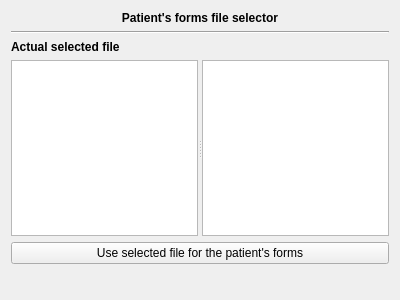
<?xml version="1.0" encoding="UTF-8"?>
<ui version="4.0">
 <class>Form::FormFilesSelectorWidget</class>
 <widget class="QWidget" name="Form::FormFilesSelectorWidget">
  <property name="geometry">
   <rect>
    <x>0</x>
    <y>0</y>
    <width>400</width>
    <height>300</height>
   </rect>
  </property>
  <property name="windowTitle">
   <string>Form</string>
  </property>
  <layout class="QGridLayout" name="gridLayout">
   <item row="0" column="0" colspan="2">
    <widget class="QLabel" name="label">
     <property name="font">
      <font>
       <weight>75</weight>
       <bold>true</bold>
      </font>
     </property>
     <property name="text">
      <string>Patient's forms file selector</string>
     </property>
     <property name="alignment">
      <set>Qt::AlignCenter</set>
     </property>
    </widget>
   </item>
   <item row="1" column="0" colspan="2">
    <widget class="Line" name="line">
     <property name="orientation">
      <enum>Qt::Horizontal</enum>
     </property>
    </widget>
   </item>
   <item row="2" column="0">
    <widget class="QLabel" name="label_2">
     <property name="font">
      <font>
       <weight>75</weight>
       <bold>true</bold>
      </font>
     </property>
     <property name="text">
      <string>Actual selected file</string>
     </property>
    </widget>
   </item>
   <item row="2" column="1">
    <widget class="QLabel" name="actualFile">
     <property name="text">
      <string/>
     </property>
    </widget>
   </item>
   <item row="3" column="0" colspan="2">
    <widget class="QSplitter" name="splitter">
     <property name="orientation">
      <enum>Qt::Horizontal</enum>
     </property>
     <widget class="QListView" name="listView"/>
     <widget class="QTreeWidget" name="treeWidget">
      <attribute name="headerVisible">
       <bool>false</bool>
      </attribute>
      <attribute name="headerVisible">
       <bool>false</bool>
      </attribute>
      <column>
       <property name="text">
        <string notr="true">1</string>
       </property>
      </column>
     </widget>
    </widget>
   </item>
   <item row="4" column="0" colspan="2">
    <widget class="QPushButton" name="useButton">
     <property name="text">
      <string>Use selected file for the patient's forms</string>
     </property>
    </widget>
   </item>
   <item row="5" column="0">
    <spacer name="verticalSpacer">
     <property name="orientation">
      <enum>Qt::Vertical</enum>
     </property>
     <property name="sizeHint" stdset="0">
      <size>
       <width>20</width>
       <height>40</height>
      </size>
     </property>
    </spacer>
   </item>
  </layout>
 </widget>
 <resources/>
 <connections/>
</ui>
